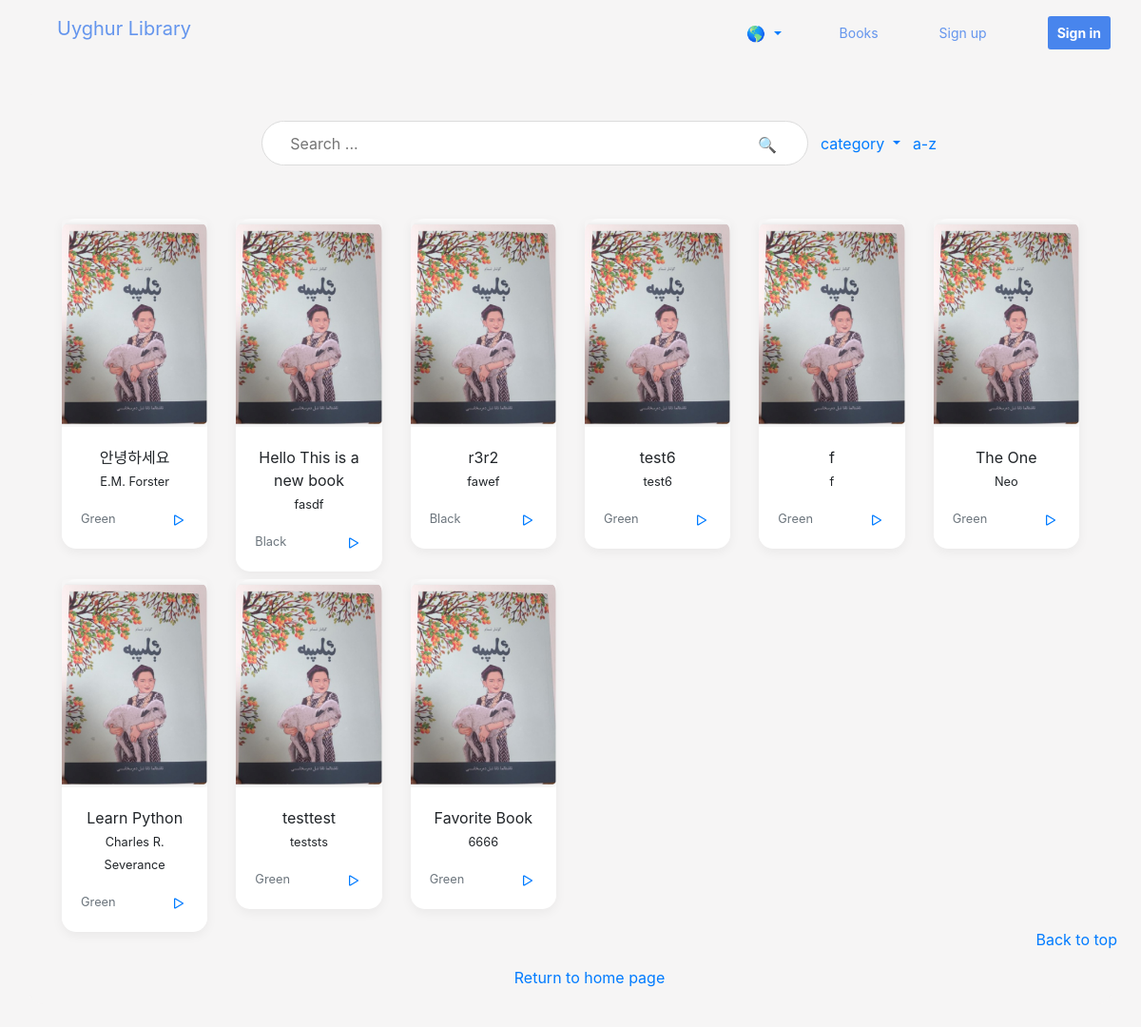
/books/, run on an earlier commit of the app's database.
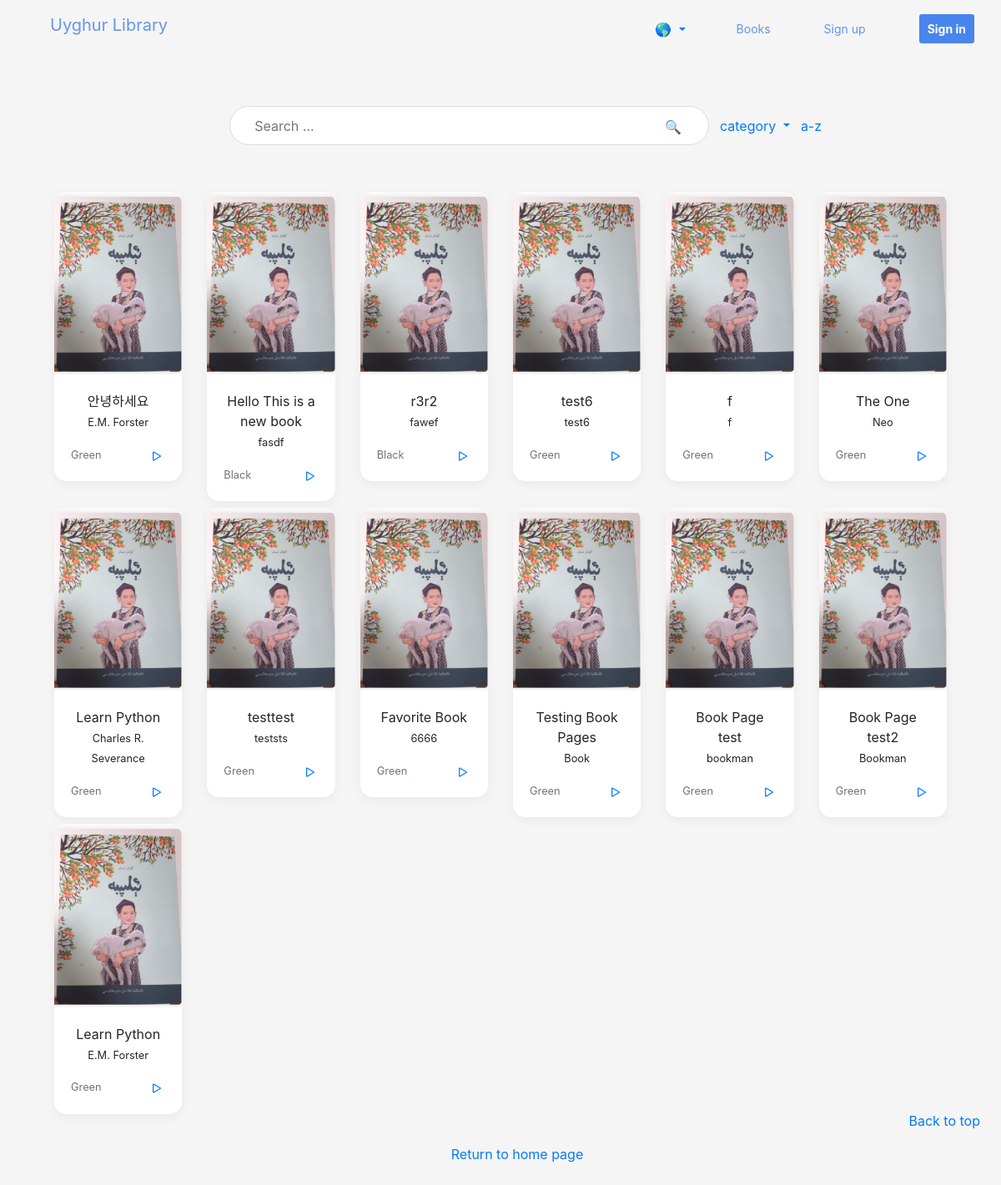
And on a later commit of the database.
### library/models.py (models this page shows, shortened)
class Book(models.Model):
    ISBN = models.CharField(max_length=100, default='')
    title = models.CharField(max_length=100)
    author = models.CharField(max_length=100)
    pdf = models.FileField(upload_to='books/pdfs/')
    cover = models.ImageField(upload_to='books/covers/', default='books/covers/default.png',blank=True)
    category = models.ForeignKey('Category',on_delete=models.PROTECT,default=1)
    publishedYear=models.CharField(max_length=100, default='',blank=True)
    publisher = models.CharField(max_length=100, default='',blank=True)
    pages=models.CharField(max_length=100, default='')
    summary = models.TextField(max_length=250,blank=True)
    favorite = models.ManyToManyField(User,related_name='favorite', blank=True)

class Category(models.Model):
    name = models.CharField(max_length=100)
    def __str__(self):
        return self.name

### library/views.py (the view)
# urls.py: path('books/', views.book_list, name='book_list'),
def book_list(request):
    category = request.GET.get('category')
    if category == None:
        books = Book.objects.all()
    else:
        books = Book.objects.filter(category__name=category)
    categories = Category.objects.all()
    return render(request, 'library/book_list.html', {
        'books': books,
        'categories':categories,
    })

### library/templates/library/book_list.html (shortened to what this page needs)
{% extends 'library/base.html' %}
{% load i18n %}
{% block content %}
<header>
  <div class="navbar">
    <div class="container">
      <form action="{% url 'search' %}" method="get">
        <div class="bar">
          <input name="q" class="searchbar" type="text" title="Search" placeholder="Search ...">
          <button type="submit" class="btn btn-link nounderline">🔍</button>
        </div>
      </form>
      <div class="dropdown">
        <button class="btn btn-link nounderline dropdown-toggle" type="button" id="dropdownMenu2" data-toggle="dropdown" aria-haspopup="true" aria-expanded="false">
          {% translate "category" %}
        </button>
      </div>
      <form action="{% url 'book_list' %}" method="get">
        <a href="{% url 'book_list' %}">{% translate "a-z" %}</a>
        </form>
    </div>
  </div>
</header>
<main role="main">
  <div class="album py-5">
    <div class="container">
      <div class="row">
        {% for book in books %}
        <div class="col-md-2">
          <div class="card mb-2 box-shadow">
            <img class="card-img-top" src="{{ book.cover.url }}" alt="book cover">
            <div class="card-body book">
              <p class="card-text">{{ book.title }}<br><small>{{ book.author }}</small></p>
              <div class="d-flex justify-content-between align-items-center">
                <div class="btn-group">
                  <small class="text-muted">{{ book.category }}</small>
                </div>
                <a title="Read" class="nounderline" href="{% url 'book_info' book.ISBN %}">
                  <i class="bi bi-play">
                    <svg xmlns="http://www.w3.org/2000/svg" width="20" height="20" fill="currentColor" class="bi bi-play" viewBox="0 0 16 16">
                      <path d="M10.804 8 5 4.633v6.734L10.804 8zm.792-.696a.802.802 0 0 1 0 1.392l-6.363 3.692C4.713 12.69 4 12.345 4 11.692V4.308c0-.653.713-.998 1.233-.696l6.363 3.692z"/>
                    </svg>
                    </i>
                </a>
              </div>
            </div>
          </div>
        </div>
        {% endfor %}
      </div>
    </div>
  </div>
</main>
<footer class="text-muted">
  <div class="container">
    <p class="float-right">
      <a href="#">{% translate "Back to top" %}</a>
    </p>
    <br>
    <p></p><a class="nounderline" href="{% url 'library-home' %}">{% translate "Return to home page" %}</a></p>
  </div>
</footer>
{% endblock %}

### library/templates/library/base.html (shortened to what this page needs)
{% load static %}
{% load i18n %}
<!doctype html>
<html lang="en">
<head>
  <link rel="stylesheet" href="https://stackpath.bootstrapcdn.com/bootstrap/4.1.3/css/bootstrap.min.css">
  <link rel="stylesheet" type="text/css" href="{% static 'css/app.css' %}">
</head>
<body>
  <center>
  <header>
    <ul>
      {% if user.is_authenticated %}
      <li><a class="nav-link" href="{% url 'logout' %}">{% translate "Sign out" %}</a></li>
      <li><a class="nav-link" href="{% url 'profile' %}">{% translate "Profile" %}</a></li>
      {% else %}
      <li><a class="nav-link" href="{% url 'login' %}"><button class="signbutton" type="button">{% translate "Sign in" %}</button></a></li>
      <li><a class="nav-link" href="{% url 'register' %}">{% translate "Sign up" %}</a></li>
      {% endif %}
      <li><a class="nav-link" href="{% url 'book_list' %}">{% translate "Books" %}</a></li>
      <li>
        <ul>
          <div>
            <button class="btn btn-link nounderline dropdown-toggle" type="button" id="dropdownMenu2" data-toggle="dropdown" aria-haspopup="true" aria-expanded="false">
            🌎
            </button>
              {% get_current_language as LANGUAGE_CODE %}
              {% get_available_languages as LANGUAGES %}
              {% get_language_info_list for LANGUAGES as languages %}
          </div>
        </ul>
      </li>
      <li class="home-button"><a class="navbar-brand" href="{% url 'library-home' %}">{% translate "Uyghur" %} {% translate "Library" %}</a></li>
    </ul>
</header>
  <div class="container">
    <div class="row justify-content-center">
        <div class="card mb-4">
          <div class="card-body">
            {% block content %}
            {% endblock %}
          </div>
        </div>
    </div>
  </div>
</center>
</body>
</html>

### library/static/css/app.css (style rules this page uses)
html, body { margin: 0; width: 100vw; height: 97vh; background-color: #f6f5f5; }
ul { list-style-type: none; overflow: hidden; }
li { padding: 1em; float: right; }
li a { color: cornflowerblue; display: block; text-align: center; padding: 10px 10px; text-decoration: none; font-size:14px; }
.home-button { color: cornflowerblue; display: block; text-align: center; padding: 10px 10px; text-decoration: none; }
.home-button { float: left; }
.signbutton { background-color: #4885ed; color: #fff; border:none; border-radius:3px; padding:7px 10px; position:relative; bottom:7px; font-weight:bold; }
.bar { margin:0 auto; width:350px; border-radius:30px; border:1px solid #dcdcdc; }
.searchbar { height:45px; border:none; width:200px; font-size:16px; outline: none; }
.nounderline { text-decoration: none!important; }
footer { position: absolute; bottom: 0px; width: 100%; }

### library/templates/library/book_list.html (style rules this page uses)
:root { --jumbotron-padding-y: 3rem; }
.box-shadow { box-shadow: 0 .25rem .75rem rgba(0, 0, 0, .05); }
.nounderline { text-decoration: none !important; }
.card { border: none; border-bottom-right-radius: 15px; border-bottom-left-radius: 15px; background-color: #f6f5f5; }
.card-body.book { background-color: white; border-bottom-right-radius: 15px; border-bottom-left-radius: 15px; }
.card-img-top { border-top-right-radius: 15px; border-top-left-radius: 15px; }
.bar { margin:0 auto; width:575px; border-radius:30px; border:1px solid #dcdcdc; background-color: white; }
.searchbar { height:45px; border:none; width:484px; font-size:16px; outline: none; padding-left: 10px; }
.navbar > .container { margin-left: 60px; justify-content: center; }

What changed in the data, as far as the page shows it:
added Book: cover (placeholder picture), title "Testing Book Pages", author "Book", category "Green"
added Book: cover (placeholder picture), title "Book Page test", author "bookman", category "Green"
added Book: cover (placeholder picture), title "Book Page test2", author "Bookman", category "Green"
added Book: cover (placeholder picture), title "Learn Python", author "E.M. Forster", category "Green"
